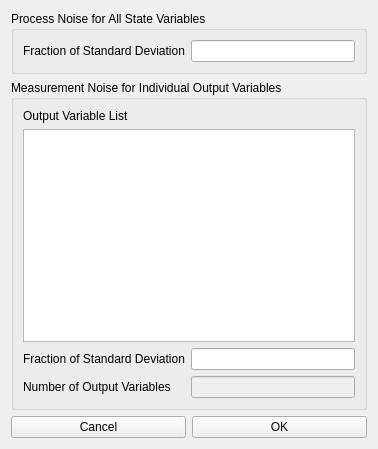
<?xml version="1.0" encoding="UTF-8"?>
<ui version="4.0">
 <class>noiseDlg</class>
 <widget class="QDialog" name="noiseDlg">
  <property name="geometry">
   <rect>
    <x>0</x>
    <y>0</y>
    <width>378</width>
    <height>449</height>
   </rect>
  </property>
  <property name="windowTitle">
   <string>Noise Specification Dialog</string>
  </property>
  <layout class="QGridLayout" name="gridLayout_3">
   <item row="0" column="0">
    <widget class="QGroupBox" name="groupBox_ProcessNoise">
     <property name="title">
      <string>Process Noise for All State Variables</string>
     </property>
     <layout class="QGridLayout" name="gridLayout">
      <item row="0" column="0">
       <layout class="QFormLayout" name="formLayout">
        <item row="0" column="0">
         <widget class="QLabel" name="label_StdState">
          <property name="text">
           <string>Fraction of Standard Deviation</string>
          </property>
         </widget>
        </item>
        <item row="0" column="1">
         <widget class="QLineEdit" name="lineEdit_StdState"/>
        </item>
       </layout>
      </item>
     </layout>
    </widget>
   </item>
   <item row="1" column="0">
    <widget class="QGroupBox" name="groupBox_OutputNoise">
     <property name="title">
      <string>Measurement Noise for Individual Output Variables</string>
     </property>
     <layout class="QGridLayout" name="gridLayout_2">
      <item row="0" column="0">
       <layout class="QVBoxLayout" name="verticalLayout">
        <item>
         <widget class="QLabel" name="label_OutputVariableList">
          <property name="text">
           <string>Output Variable List</string>
          </property>
         </widget>
        </item>
        <item>
         <widget class="QListWidget" name="listWidget_Output"/>
        </item>
        <item>
         <layout class="QFormLayout" name="formLayout_2">
          <item row="0" column="0">
           <widget class="QLabel" name="label_StdOutput">
            <property name="text">
             <string>Fraction of Standard Deviation</string>
            </property>
           </widget>
          </item>
          <item row="0" column="1">
           <widget class="QLineEdit" name="lineEdit_StdOutput"/>
          </item>
          <item row="1" column="0">
           <widget class="QLabel" name="label_NumberOfOutputs">
            <property name="text">
             <string>Number of Output Variables</string>
            </property>
           </widget>
          </item>
          <item row="1" column="1">
           <widget class="QLineEdit" name="lineEdit_NumberOfOutputs">
            <property name="enabled">
             <bool>false</bool>
            </property>
           </widget>
          </item>
         </layout>
        </item>
       </layout>
      </item>
     </layout>
    </widget>
   </item>
   <item row="2" column="0">
    <layout class="QHBoxLayout" name="horizontalLayout">
     <item>
      <widget class="QPushButton" name="pushButton_Cancel">
       <property name="text">
        <string>Cancel</string>
       </property>
       <property name="autoDefault">
        <bool>false</bool>
       </property>
      </widget>
     </item>
     <item>
      <widget class="QPushButton" name="pushButton_OK">
       <property name="text">
        <string>OK</string>
       </property>
       <property name="autoDefault">
        <bool>false</bool>
       </property>
      </widget>
     </item>
    </layout>
   </item>
  </layout>
 </widget>
 <tabstops>
  <tabstop>lineEdit_StdState</tabstop>
  <tabstop>listWidget_Output</tabstop>
  <tabstop>lineEdit_StdOutput</tabstop>
  <tabstop>lineEdit_NumberOfOutputs</tabstop>
  <tabstop>pushButton_OK</tabstop>
 </tabstops>
 <resources/>
 <connections/>
</ui>
